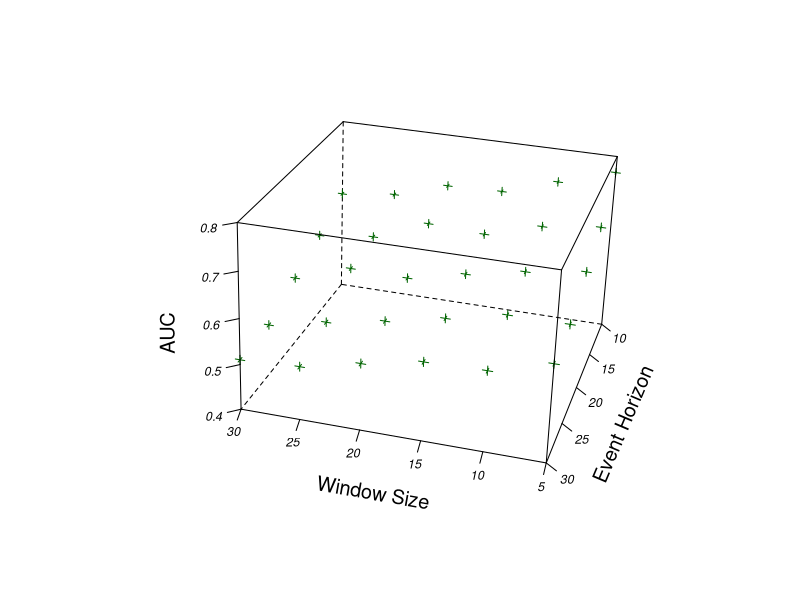

Here is the R script that generated this plot:
# 		         Horizon& 5 & 10 & 15 & 20 & 25 & 30  \tabularnewline
# 		\hline \\ [-2.5ex]
# 10 & 0.76 (0.01) & 0.71 (0.01) & 0.69 (0.02) & 0.68 (0.03) & 0.66 (0.02) & 0.64 (0.03) \tabularnewline 
# 15 & 0.68 (0.01) & 0.66 (0.01) & 0.64 (0.02) & 0.65 (0.02) & 0.61 (0.02) & 0.62 (0.03) \tabularnewline 
# 20 & 0.64 (0.02) & 0.63 (0.02) & 0.61 (0.02) & 0.59 (0.03) & 0.59 (0.02) & 0.58 (0.03) \tabularnewline 
# 25 & 0.60 (0.02) & 0.61 (0.02) & 0.57 (0.02) & 0.55 (0.03) & 0.54 (0.02) & 0.51 (0.04) \tabularnewline 
# 30 & 0.58 (0.01) & 0.55 (0.01) & 0.54 (0.02) & 0.53 (0.03) & 0.51 (0.02) & 0.48 (0.03) \tabularnewline 


EH.data<-c(rep(10,6),rep(15,6),rep(20,6),rep(25,6),rep(30,6))
WS.data<-rep(seq(5,30,by=5),5)

# AUC.data<-c( 0.76, 0.71, 0.69, 0.68, 0.66, 0.64
#             ,0.68, 0.66, 0.64, 0.65, 0.61, 0.62 
#             ,0.64, 0.63, 0.61, 0.59, 0.59, 0.58 
#             ,0.60, 0.61, 0.57, 0.55, 0.54, 0.51
#             ,0.58, 0.55, 0.54, 0.53, 0.51, 0.48 
#            )

AUC.data<-c(0.7635 , 0.7249 , 0.6853 , 0.6814 , 0.6430 , 0.6274 ,
 0.6975 , 0.6810 , 0.6451 , 0.6511 , 0.6019 , 0.5870 ,
 0.6627 , 0.6435 , 0.6186 , 0.5902 , 0.5926 , 0.5510 ,
 0.6189 , 0.6183 , 0.5903 , 0.5635 , 0.5402 , 0.5132 ,
 0.6116 , 0.5750 , 0.5716 , 0.5461 , 0.5173 , 0.5105 ) 
           
H_score.data<-c(0.0687 , 0.0410 , 0.0275 , 0.0261 , 0.0178 , 0.0130 ,
 0.0326 , 0.0267 , 0.0177 , 0.0187 , 0.0087 , 0.0082 ,
 0.0202 , 0.0159 , 0.0136 , 0.0097 , 0.0084 , 0.0045 ,
 0.0123 , 0.0130 , 0.0086 , 0.0054 , 0.0044 , 0.0031 ,
 0.0130 , 0.0076 , 0.0061 , 0.0035 , 0.0034 , 0.0021 )  
           
model.AUC.3D<-data.frame(EH.data,WS.data,AUC.data)
model.H_score.3D<-data.frame(EH.data,WS.data,H_score.data)

library(lattice)

setwd('~/PhDStuff/ThesisSoftware/LRModels')
imageWidth<-150/25.4
imageHeight<-150/25.4
plotFileName<-'Test3D.pdf'
                
#pdf(plotFileName,width=imageWidth,height=imageHeight,pointsize=10,colormodel='srgb')
par(mar=c(5.1,5.1,2.5,4.1),font.main=1)
trellis.par.set(theme = col.whitebg())
trellis.par.set("axis.line", list(col="transparent"))
lattice.options(layout.widths = list(left.padding = list(x = 0.5, units = "inches")))
#trellis.par.set("left.padding",list(x = 0.5, units = "inches"))

par(omi=c(0.1,0.1,0.05,0.1))
zlimits<-c(0.4,0.8)
auc.figure<-wireframe(AUC.data~WS.data*EH.data
                    ,data=model.AUC.3D
                    ,screen=list(z = -200, x = -65, y = 5)
                    ,xlab= list('Window Size',cex=1.2,rot= -10)
                    ,ylab= list('Event Horizon',cex=1.2,rot=67)
                    ,zlim=zlimits
                    ,zlab=list('AUC',cex=1.2, rot=90)
                    ,drape = TRUE
                    ,colorkey = FALSE
                    ,scales = list(arrows=FALSE,cex=0.75,col="black",font=3,tck=1)
                    ,aspect = c(1, 0.65)
                    ,zoom=0.8
                    ,trellis.par.set('omi',c(0.01,0.01,0.01,0.01))
                    )
                    
zlimits<-c(0.0,0.08)
h_score.figure<-wireframe(H_score.data~WS.data*EH.data
                    ,data=model.H_score.3D
                    ,screen=list(z = -200, x = -65, y = 5)
                    ,xlab= list('Window Size',cex=1.2,rot= -10)
                    ,ylab= list('Event Horizon',cex=1.2,rot=67)
                    ,zlim=zlimits
                    ,zlab=list('H Score',cex=1.2, rot=90)
                    ,drape = TRUE
                    ,colorkey = FALSE
                    ,scales = list(arrows=FALSE,cex=0.75,col="black",font=3,tck=1)
                    ,aspect = c(1, 0.65)
                    ,main=list('H Score Minimum Model',cex=0.8,font=1))
                    

#plot(fig1)
print(auc.figure)
#print(h_score.figure)

#dev.off()